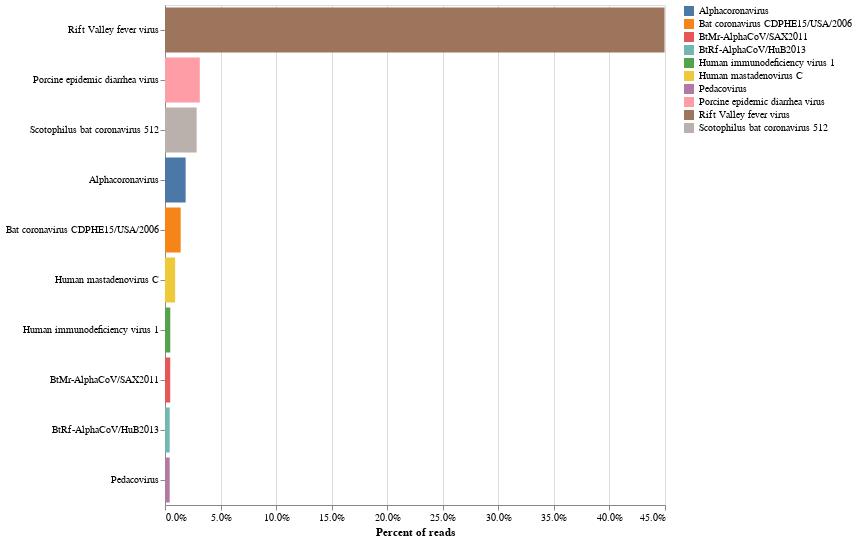

Source (notebook cell):
### Markdown cell above
# Kaiju

### Code cell
def bar_chart_kaiju_raw(file: str, 
                        cutoff: float = 0.05,
                        number: int = 10) -> altair.vegalite.v4.api.Chart:
    '''
    Returns a bar chart of the taxnomies from the bracken species file. 
    
    :param str file: Path to the bracken report.
    :param str level: Level of taxonomy. [domain, phylum, class, order, family, genus, species]. Default = 'species'
    :param float cutoff: Cutoff of percent the taxonomy level is present in. Default = 0.05
    :param int number: The number bars to plot. Default = 10
    :return: altair.vegalite.v4.api.Chart
    '''
    
    df = (pd.read_csv(file)
          .groupby(['taxon_id', 'percent', 'taxon_name'], as_index=False)
          .agg(taxonomy=('taxonomy', list))
          .sort_values('percent', ascending=False)
          .loc[lambda x: x.percent > cutoff]
         )
    
    
    return alt.Chart(df.head(number)).mark_bar().encode(
     alt.X('percent:Q', axis=alt.Axis(format='.1%'), title='Percent of reads'),
     alt.Y('taxon_name:N', sort='-x', title=None),
     alt.Color('taxon_name:N', title=None),
     tooltip=[alt.Tooltip('taxonomy:O'), alt.Tooltip('percent:Q', format='.1%')]
      ).properties(
        width=500, height=500)
   

bar_chart_kaiju_raw('results/cleaned_files/Bat-Guano-15_S6_L001_R_kaiju_raw.csv',
                   cutoff=0.00001)

### Figure 1 — Vega-Lite specification as saved in the notebook (floating-point values rounded to 4 significant figures)
{"config": {"view": {"continuousWidth": 400, "continuousHeight": 300}}, "data": {"name": "data-1235317c7973c93c1d1fbe3c39193284"}, "mark": "bar", "encoding": {"color": {"field": "taxon_name", "title": null, "type": "nominal"}, "tooltip": [{"field": "taxonomy", "type": "ordinal"}, {"field": "percent", "format": ".1%", "type": "quantitative"}], "x": {"axis": {"format": ".1%"}, "field": "percent", "title": "Percent of reads", "type": "quantitative"}, "y": {"field": "taxon_name", "sort": "-x", "title": null, "type": "nominal"}}, "height": 500, "width": 500, "$schema": "https://vega.github.io/schema/vega-lite/v4.17.0.json", "datasets": {"data-1235317c7973c93c1d1fbe3c39193284": [{"taxon_id": 11588, "percent": 0.4496, "taxon_name": "Rift Valley fever virus", "taxonomy": ["Viruses", "Orthornavirae", "Riboviria", "Rift Valley fever virus", "Rift Valley fever phlebovirus", "Phlebovirus", "Phenuiviridae", "Bunyavirales", "Ellioviricetes", "Polyploviricotina", "Negarnaviricota"]}, {"taxon_id": 28295, "percent": 0.03131, "taxon_name": "Porcine epidemic diarrhea virus", "taxonomy": ["Orthocoronavirinae", "Pisoniviricetes", "Coronaviridae", "Cornidovirineae", "Nidovirales", "Viruses", "Pisuviricota", "Orthornavirae", "Riboviria", "Alphacoronavirus", "Porcine epidemic diarrhea virus", "Pedacovirus"]}, {"taxon_id": 693999, "percent": 0.02847, "taxon_name": "Scotophilus bat coronavirus 512", "taxonomy": ["Scotophilus bat coronavirus 512", "Orthocoronavirinae", "Orthornavirae", "Pisuviricota", "Pisoniviricetes", "Nidovirales", "Cornidovirineae", "Coronaviridae", "Alphacoronavirus", "Viruses", "Pedacovirus", "Riboviria"]}, {"taxon_id": 693996, "percent": 0.01857, "taxon_name": "Alphacoronavirus", "taxonomy": ["Cornidovirineae", "Pisuviricota", "Coronaviridae", "Orthocoronavirinae", "Alphacoronavirus", "Viruses", "Riboviria", "Orthornavirae", "Pisoniviricetes", "Nidovirales"]}, {"taxon_id": 1384461, "percent": 0.0141, "taxon_name": "Bat coronavirus CDPHE15/USA/2006", "taxonomy": ["Colacovirus", "Bat coronavirus CDPHE15", "Cornidovirineae", "Nidovirales", "Pisoniviricetes", "Pisuviricota", "Orthornavirae", "Riboviria", "Viruses", "Bat coronavirus CDPHE15/USA/2006", "Orthocoronavirinae", "Alphacoronavirus", "Coronaviridae"]}, {"taxon_id": 129951, "percent": 0.00913, "taxon_name": "Human mastadenovirus C", "taxonomy": ["Preplasmiviricota", "Human mastadenovirus C", "Bamfordvirae", "Varidnaviria", "Viruses", "Mastadenovirus", "Adenoviridae", "Rowavirales", "Tectiliviricetes"]}, {"taxon_id": 11676, "percent": 0.004762, "taxon_name": "Human immunodeficiency virus 1", "taxonomy": ["Ortervirales", "Riboviria", "Revtraviricetes", "Retroviridae", "Orthoretrovirinae", "Lentivirus", "Human immunodeficiency virus 1", "Viruses", "Pararnavirae", "Artverviricota"]}, {"taxon_id": 1503289, "percent": 0.004705, "taxon_name": "BtMr-AlphaCoV/SAX2011", "taxonomy": ["Pisuviricota", "Myotacovirus", "Orthornavirae", "Riboviria", "Viruses", "BtMr-AlphaCoV/SAX2011", "Myotis ricketti alphacoronavirus Sax-2011", "Alphacoronavirus", "Orthocoronavirinae", "Coronaviridae", "Nidovirales", "Pisoniviricetes", "Cornidovirineae"]}, {"taxon_id": 1503292, "percent": 0.004218, "taxon_name": "BtRf-AlphaCoV/HuB2013", "taxonomy": ["Pisoniviricetes", "Decacovirus", "Cornidovirineae", "Nidovirales", "Pisuviricota", "Orthornavirae", "Riboviria", "Viruses", "BtRf-AlphaCoV/HuB2013", "Rhinolophus ferrumequinum alphacoronavirus HuB-2013", "Alphacoronavirus", "Orthocoronavirinae", "Coronaviridae"]}, {"taxon_id": 2509505, "percent": 0.004218, "taxon_name": "Pedacovirus", "taxonomy": ["Coronaviridae", "Riboviria", "Orthornavirae", "Pisuviricota", "Pisoniviricetes", "Nidovirales", "Cornidovirineae", "Pedacovirus", "Orthocoronavirinae", "Alphacoronavirus", "Viruses"]}]}}
